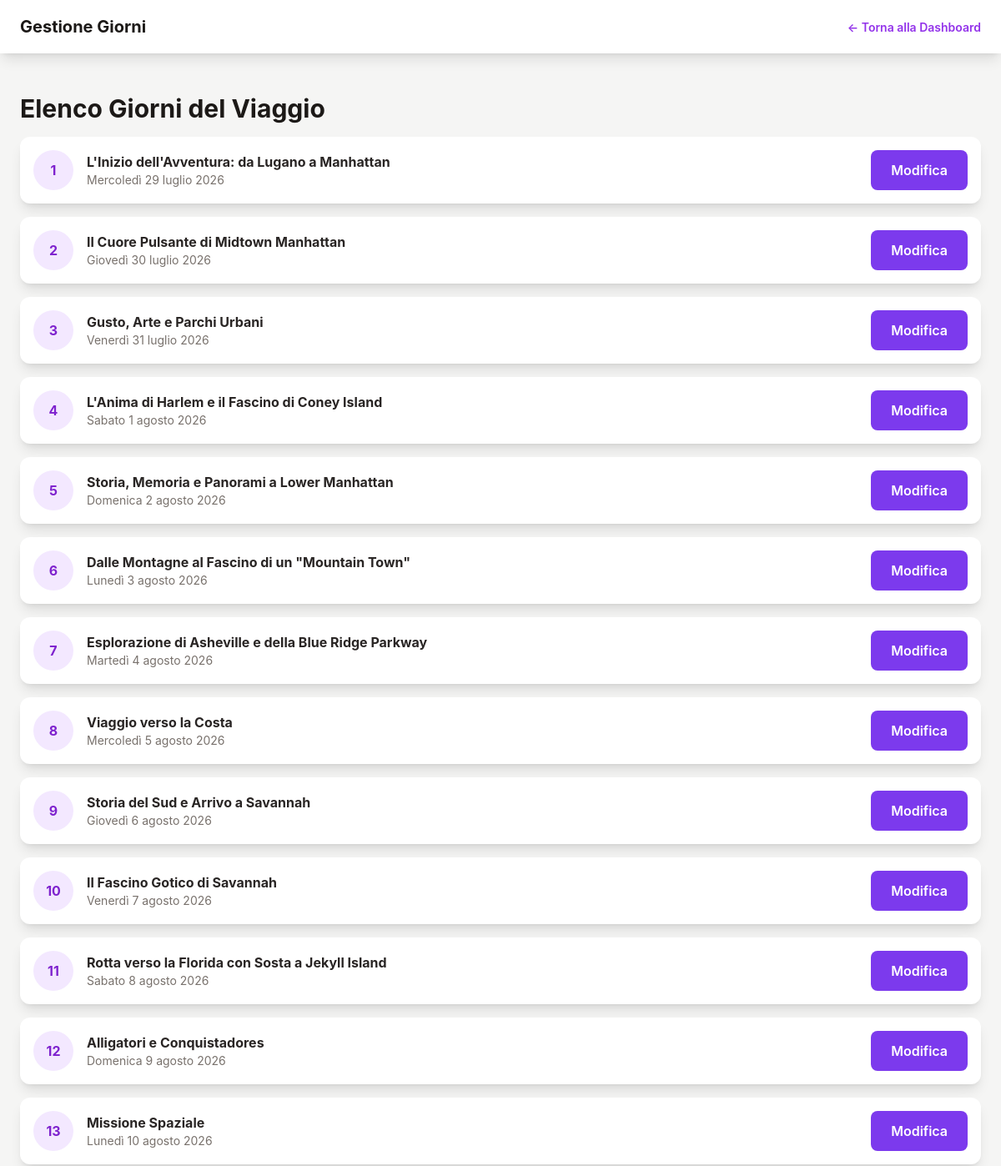
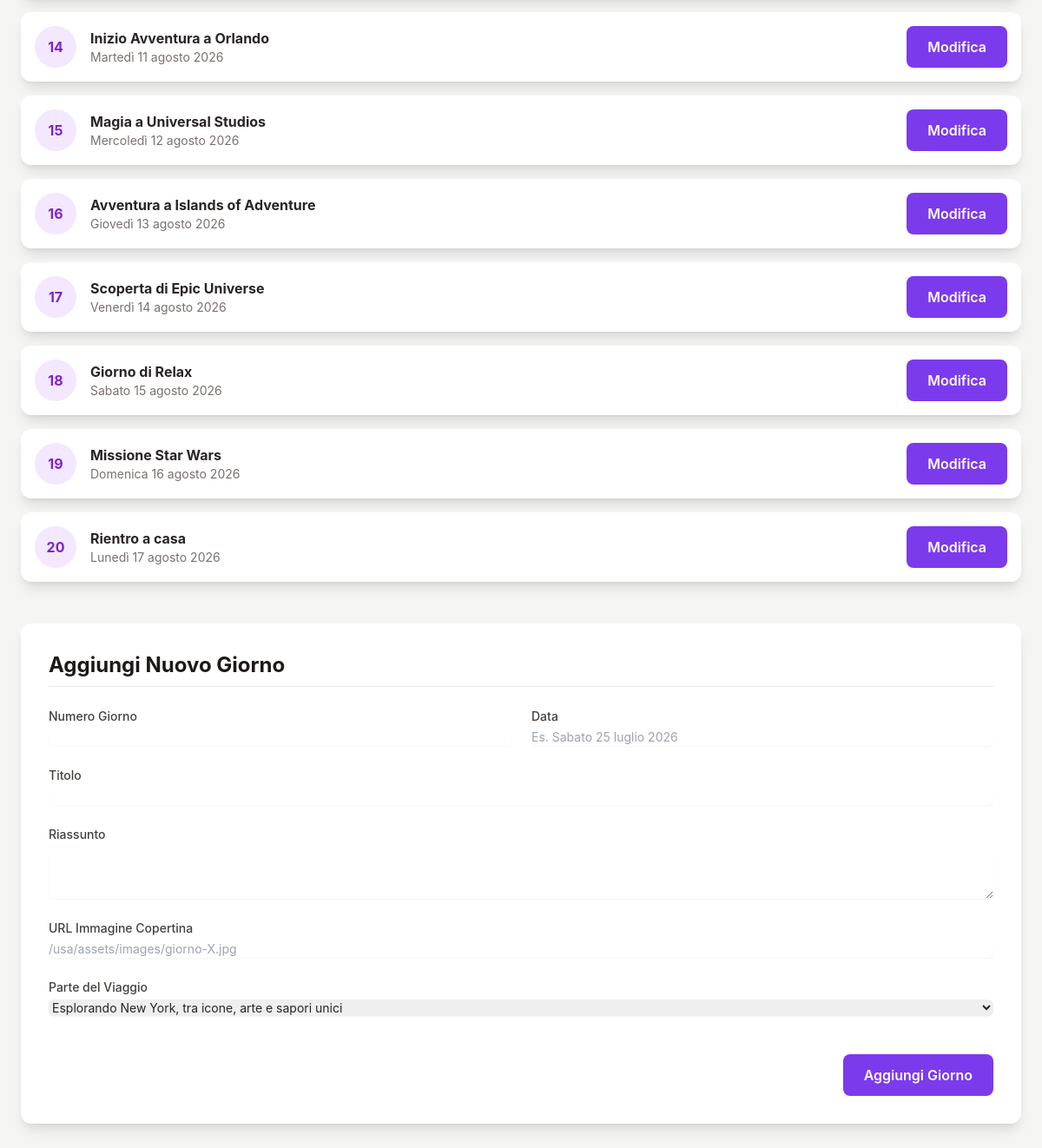
Page /admin/gestisci_giorni.php (signed in) on the committed database (2 pictures, top to bottom).
### tables this page shows
CREATE TABLE `giorni` (
  `id` int(11) NOT NULL,
  `parte_id` int(11) NOT NULL,
  `giorno_num` int(11) NOT NULL,
  `data` varchar(100) NOT NULL,
  `titolo` varchar(255) NOT NULL,
  `immagine_copertina` varchar(255) NOT NULL,
  `riassunto` text NOT NULL,
  `data_modifica` timestamp NOT NULL DEFAULT current_timestamp() ON UPDATE current_timestamp()
);

### admin/gestisci_giorni.php (the view, shortened to what this page needs)
<?php
require_once '../page/config.php';
try {
    $pdo = connect_db();
} catch (PDOException $e) {
    die("Impossibile connettersi al database: " . $e->getMessage());
}
$parti = $pdo->query("SELECT id, titolo FROM parti ORDER BY id ASC")->fetchAll(PDO::FETCH_ASSOC);
$giorni = $pdo->query("SELECT * FROM giorni ORDER BY giorno_num ASC")->fetchAll(PDO::FETCH_ASSOC);
?>
<!DOCTYPE html>
<html lang="it">
<head>
    <script src="https://cdn.tailwindcss.com"></script>
    <link rel="stylesheet" href="/usa/assets/css/style.css">
</head>
<body class="bg-stone-100">
    <header class="bg-white text-stone-800 shadow-lg">
        <div class="main-container flex justify-between items-center h-16">
            <h1 class="text-xl font-bold">Gestione Giorni</h1>
            <div>
                <a href="index.php" class="text-sm font-semibold text-purple-600 hover:underline">&larr; Torna alla Dashboard</a>
            </div>
        </div>
    </header>
    <main class="main-container py-12">
        <section>
            <h2 class="text-3xl font-bold text-stone-900 mb-4">Elenco Giorni del Viaggio</h2>
            <div class="space-y-4">
                <?php if (empty($giorni)): ?>
                    <p class="bg-white p-6 rounded-xl shadow text-center text-stone-500">Nessun giorno inserito.</p>
                <?php else: ?>
                    <?php foreach ($giorni as $giorno): ?>
                        <div class="bg-white rounded-xl shadow-lg">
                            <div class="p-4 flex items-center gap-4">
                                <div class="flex-shrink-0 bg-purple-100 text-purple-700 font-bold rounded-full h-12 w-12 flex items-center justify-center">
                                    <?php echo $giorno['giorno_num']; ?>
                                </div>
                                <div class="flex-grow">
                                    <p class="font-bold text-stone-800"><?php echo htmlspecialchars($giorno['titolo']); ?></p>
                                    <p class="text-sm text-stone-500"><?php echo htmlspecialchars($giorno['data']); ?></p>
                                </div>
                                <div class="flex-shrink-0">
                                    <button type="button" class="details-toggle nav-button">Modifica</button>
                                </div>
                            </div>
                        </div>
                    <?php endforeach; ?>
                <?php endif; ?>
            </div>
        </section>
        <section class="mt-12">
             <form action="gestisci_giorni.php" method="POST" class="bg-white p-8 rounded-xl shadow-lg space-y-6">
                <h2 class="text-2xl font-bold text-stone-900 border-b pb-2">Aggiungi Nuovo Giorno</h2>
                <div class="grid grid-cols-1 md:grid-cols-2 gap-6">
                    <div>
                        <label for="giorno_num_add" class="block text-sm font-medium text-stone-700">Numero Giorno</label>
                        <input type="number" name="giorno_num" id="giorno_num_add" required class="mt-1 block w-full rounded-md border-stone-300 shadow-sm focus:border-purple-500 focus:ring-purple-500 sm:text-sm">
                    </div>
                    <div>
                        <label for="data_add" class="block text-sm font-medium text-stone-700">Data</label>
                        <input type="text" name="data" id="data_add" required placeholder="Es. Sabato 25 luglio 2026" class="mt-1 block w-full rounded-md border-stone-300 shadow-sm focus:border-purple-500 focus:ring-purple-500 sm:text-sm">
                    </div>
                </div>
                <div>
                    <label for="titolo_add" class="block text-sm font-medium text-stone-700">Titolo</label>
                    <input type="text" name="titolo" id="titolo_add" required class="mt-1 block w-full rounded-md border-stone-300 shadow-sm focus:border-purple-500 focus:ring-purple-500 sm:text-sm">
                </div>
                 <div>
                    <label for="riassunto_add" class="block text-sm font-medium text-stone-700">Riassunto</label>
                    <textarea name="riassunto" id="riassunto_add" rows="3" required class="mt-1 block w-full rounded-md border-stone-300 shadow-sm focus:border-purple-500 focus:ring-purple-500 sm:text-sm"></textarea>
                </div>
                <div>
                    <label for="immagine_copertina_add" class="block text-sm font-medium text-stone-700">URL Immagine Copertina</label>
                    <input type="text" name="immagine_copertina" id="immagine_copertina_add" required placeholder="/usa/assets/images/giorno-X.jpg" class="mt-1 block w-full rounded-md border-stone-300 shadow-sm focus:border-purple-500 focus:ring-purple-500 sm:text-sm">
                </div>
                <div>
                    <label for="parte_id_add" class="block text-sm font-medium text-stone-700">Parte del Viaggio</label>
                    <select name="parte_id" id="parte_id_add" class="mt-1 block w-full rounded-md border-stone-300 shadow-sm focus:border-purple-500 focus:ring-purple-500 sm:text-sm">
                        <?php foreach ($parti as $parte): ?>
                            <option value="<?php echo $parte['id']; ?>"><?php echo htmlspecialchars($parte['titolo']); ?></option>
                        <?php endforeach; ?>
                    </select>
                </div>
                <div class="pt-5">
                    <div class="flex justify-end">
                        <button type="submit" name="action" value="aggiungi" class="nav-button text-base">
                            Aggiungi Giorno
                        </button>
                    </div>
                </div>
             </form>
        </section>
    </main>
</body>
</html>

### assets/css/style.css (style rules this page uses)
body { font-family: 'Inter', sans-serif; background-color: #f5f5f4; color: #292524; line-height: 1.65; }
h1, h2, h3, h4, h5, h6 { color: #1c1917; font-weight: 700; }
a { color: #7c3aed; transition: color 0.2s ease-in-out; }
.main-container { max-width: 80rem; margin-left: auto; margin-right: auto; padding-left: 1rem; padding-right: 1rem; }
@media (min-width: 640px) { .main-container { padding-left: 1.5rem; padding-right: 1.5rem; } }
.nav-button { display: inline-block; padding: 0.5rem 0.75rem; font-size: 0.875rem; white-space: nowrap; background-color: #7c3aed; color: white; font-weight: 600; border-radius: 0.5rem; transition: background-color 0.2s ease-in-out; text-decoration: none; }
@media (min-width: 768px) { .nav-button { padding: 0.75rem 1.5rem; font-size: 1rem; } }

### rows in the picture
giorni: giorno_num "1", titolo "L'Inizio dell'Avventura: da Lugano a Manhattan", data "Mercoledì 29 luglio 2026"
giorni: giorno_num "2", titolo "Il Cuore Pulsante di Midtown Manhattan", data "Giovedì 30 luglio 2026"
giorni: giorno_num "3", titolo "Gusto, Arte e Parchi Urbani", data "Venerdì 31 luglio 2026"
giorni: giorno_num "4", titolo "L'Anima di Harlem e il Fascino di Coney Island", data "Sabato 1 agosto 2026"
giorni: giorno_num "5", titolo "Storia, Memoria e Panorami a Lower Manhattan", data "Domenica 2 agosto 2026"
giorni: giorno_num "6", titolo "Dalle Montagne al Fascino di un \"Mountain Town\"", data "Lunedì 3 agosto 2026"
giorni: giorno_num "7", titolo "Esplorazione di Asheville e della Blue Ridge Parkway", data "Martedì 4 agosto 2026"
giorni: giorno_num "8", titolo "Viaggio verso la Costa", data "Mercoledì 5 agosto 2026"
giorni: giorno_num "9", titolo "Storia del Sud e Arrivo a Savannah", data "Giovedì 6 agosto 2026"
giorni: giorno_num "10", titolo "Il Fascino Gotico di Savannah", data "Venerdì 7 agosto 2026"
giorni: giorno_num "11", titolo "Rotta verso la Florida con Sosta a Jekyll Island", data "Sabato 8 agosto 2026"
giorni: giorno_num "12", titolo "Alligatori e Conquistadores", data "Domenica 9 agosto 2026"
giorni: giorno_num "13", titolo "Missione Spaziale", data "Lunedì 10 agosto 2026"
giorni: giorno_num "14", titolo "Inizio Avventura a Orlando", data "Martedì 11 agosto 2026"
giorni: giorno_num "15", titolo "Magia a Universal Studios", data "Mercoledì 12 agosto 2026"
giorni: giorno_num "16", titolo "Avventura a Islands of Adventure", data "Giovedì 13 agosto 2026"
giorni: giorno_num "17", titolo "Scoperta di Epic Universe", data "Venerdì 14 agosto 2026"
giorni: giorno_num "18", titolo "Giorno di Relax", data "Sabato 15 agosto 2026"
giorni: giorno_num "19", titolo "Missione Star Wars", data "Domenica 16 agosto 2026"
giorni: giorno_num "20", titolo "Rientro a casa", data "Lunedì 17 agosto 2026"

### other values in the picture
form field parte_id "Esplorando New York, tra icone, arte e sapori unici"
